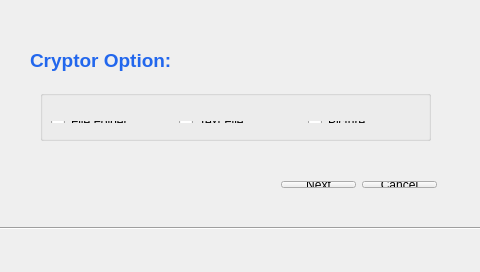
<?xml version="1.0" encoding="UTF-8"?>
<ui version="4.0">
 <class>Widget</class>
 <widget class="QWidget" name="Widget">
  <property name="geometry">
   <rect>
    <x>0</x>
    <y>0</y>
    <width>480</width>
    <height>272</height>
   </rect>
  </property>
  <property name="windowTitle">
   <string>Widget</string>
  </property>
  <widget class="QLabel" name="titlelabel">
   <property name="geometry">
    <rect>
     <x>30</x>
     <y>40</y>
     <width>161</width>
     <height>41</height>
    </rect>
   </property>
   <property name="text">
    <string>&lt;html&gt;&lt;head/&gt;&lt;body&gt;&lt;p&gt;&lt;span style=&quot; font-size:14pt; font-weight:600; color:#2267ed;&quot;&gt;Cryptor Option:&lt;/span&gt;&lt;/p&gt;&lt;/body&gt;&lt;/html&gt;</string>
   </property>
  </widget>
  <widget class="QGroupBox" name="groupBox">
   <property name="geometry">
    <rect>
     <x>40</x>
     <y>90</y>
     <width>391</width>
     <height>51</height>
    </rect>
   </property>
   <property name="title">
    <string/>
   </property>
   <widget class="QWidget" name="">
    <property name="geometry">
     <rect>
      <x>0</x>
      <y>20</y>
      <width>401</width>
      <height>24</height>
     </rect>
    </property>
    <layout class="QHBoxLayout" name="horizontalLayout">
     <item>
      <widget class="QRadioButton" name="ffradioButton">
       <property name="text">
        <string>File Folder</string>
       </property>
      </widget>
     </item>
     <item>
      <widget class="QRadioButton" name="tfradioButton">
       <property name="text">
        <string>Text File</string>
       </property>
      </widget>
     </item>
     <item>
      <widget class="QRadioButton" name="pradioButton">
       <property name="text">
        <string>Picture</string>
       </property>
      </widget>
     </item>
    </layout>
   </widget>
  </widget>
  <widget class="Line" name="line">
   <property name="geometry">
    <rect>
     <x>0</x>
     <y>220</y>
     <width>481</width>
     <height>16</height>
    </rect>
   </property>
   <property name="orientation">
    <enum>Qt::Horizontal</enum>
   </property>
  </widget>
  <widget class="QWidget" name="">
   <property name="geometry">
    <rect>
     <x>270</x>
     <y>170</y>
     <width>178</width>
     <height>29</height>
    </rect>
   </property>
   <layout class="QHBoxLayout" name="horizontalLayout_2">
    <item>
     <widget class="QPushButton" name="nextButton">
      <property name="text">
       <string>Next</string>
      </property>
     </widget>
    </item>
    <item>
     <widget class="QPushButton" name="cancelButton">
      <property name="text">
       <string>Cancel</string>
      </property>
     </widget>
    </item>
   </layout>
  </widget>
 </widget>
 <layoutdefault spacing="6" margin="11"/>
 <resources/>
 <connections/>
</ui>
